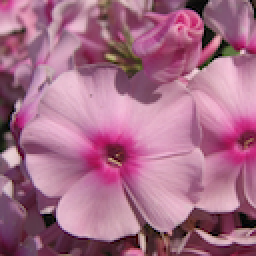
#> input picture flower_color_images/flower_images/0004.png, 128 x 128 px, given in place of 00_002.png, which was not available (shown 2 times larger)
$ jupyter execute pixel.ipynb   (text cells are left out)
#> lines starting #> are read from the running program, lines starting #| are printed output that depends on the picture; pictures that were not available may be replaced by others from this repository, and a replacement may not be noted
[cell 1]
from google.colab import drive #buat loot drive
drive.mount('/content/drive')

[cell 2]
# import the necessary packages
from matplotlib import pyplot as plt
import argparse
import cv2

[cell 3]
def plt_imshow(title, image):
	# convert the image frame BGR to RGB color space and display it
	image = cv2.cvtColor(image, cv2.COLOR_BGR2RGB)
	plt.imshow(image)
	plt.title(title)
	plt.grid(False)
	plt.show()

[cell 4]
cd drive/MyDrive/

[cell 5]
# since we are using Jupyter Notebooks we can replace our argument
# parsing code with *hard coded* arguments and values
args = {
	"image": "/content/drive/MyDrive/TKC/00_002.png"
}

[cell 6]
# load the image, grab its spatial dimensions (width and height),
# and then display the original image to our screen
image = cv2.imread(args["image"])
#> image is the input picture: shape (128, 128, 3); mean B, G, R 135.8, 108.8, 167.2
(h, w) = image.shape[:2]
#> h = 128; w = 128
plt_imshow("Original", image)

[cell 7]
# images are simply NumPy arrays -- with the origin (0, 0) located at
# the top-left of the image
(b, g, r) = image[0, 0]
#> b = 102; g = 53; r = 162
print("Pixel at (0, 0) - Red: {}, Green: {}, Blue: {}".format(r, g, b))
#| Pixel at (0, 0) - Red: 162, Green: 53, Blue: 102

# access the pixel located at x=50, y=20
(b, g, r) = image[20, 50]
#> b = 101; g = 67; r = 140
print("Pixel at (50, 20) - Red: {}, Green: {}, Blue: {}".format(r, g, b))
#| Pixel at (50, 20) - Red: 140, Green: 67, Blue: 101

# update the pixel at (50, 20) and set it to red
image[20, 50] = (0, 0, 255)
(b, g, r) = image[20, 50]
#> b = 0; g = 0; r = 255
print("Pixel at (50, 20) - Red: {}, Green: {}, Blue: {}".format(r, g, b))
#| Pixel at (50, 20) - Red: 255, Green: 0, Blue: 0

[cell 8]
# compute the center of the image, which is simply the width and height
# divided by two
(cX, cY) = (w // 2, h // 2)
#> cX = 64; cY = 64

# since we are using NumPy arrays, we can apply array slicing to grab
# large chunks/regions of interest from the image -- here we grab the
# top-left corner of the image
tl = image[0:cY, 0:cX]
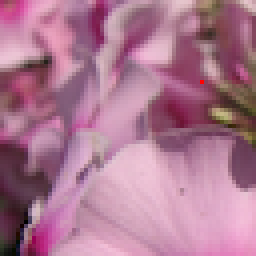
#> tl: shape (64, 64, 3) (shown 4 times larger); mean B, G, R 145.1, 120.2, 173.1
plt_imshow("Top-Left Corner", tl)

[cell 9]
# in a similar fashion, we can crop the top-right, bottom-right, and
# bottom-left corners of the image and then display them to our
# screen
tr = image[0:cY, cX:w]
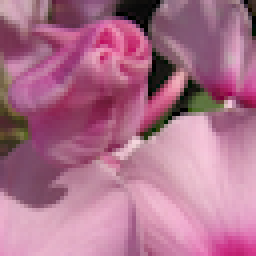
#> tr: shape (64, 64, 3) (shown 4 times larger); mean B, G, R 139.7, 112.2, 172.9
br = image[cY:h, cX:w]
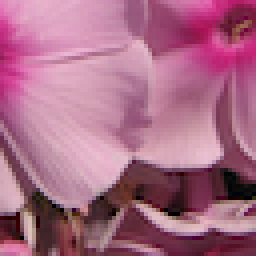
#> br: shape (64, 64, 3) (shown 4 times larger); mean B, G, R 133.1, 106.5, 168.7
bl = image[cY:h, 0:cX]
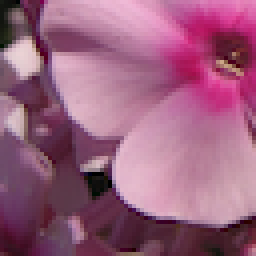
#> bl: shape (64, 64, 3) (shown 4 times larger); mean B, G, R 125.2, 96.1, 154.2
plt_imshow("Top-Right Corner", tr)
plt_imshow("Bottom-Right Corner", br)
plt_imshow("Bottom-Left Corner", bl)

[cell 10]
# set the top-left corner of the original image to be green
image[0:cY, 0:cX] = (0, 255, 0)
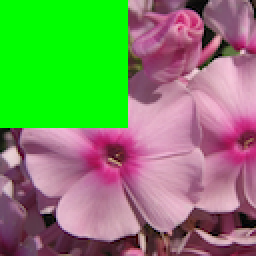
#> image: shape (128, 128, 3) (shown 2 times larger); mean B, G, R 99.5, 142.4, 123.9

# Show our updated image
plt_imshow("Updated", image)

$ run again, on flower_color_images/flower_images/0006.png
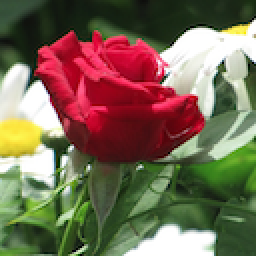
#> input picture flower_color_images/flower_images/0006.png, 128 x 128 px, given in place of 00_002.png, which was not available (shown 2 times larger)
#> image is the input picture: shape (128, 128, 3); mean B, G, R 82.8, 104.4, 120.3
#> `(b, g, r) = image[0, 0]`: b = 55; g = 76; r = 53
#| Pixel at (0, 0) - Red: 53, Green: 76, Blue: 55
#> `(b, g, r) = image[20, 50]`: b = 41; g = 6; r = 188
#| Pixel at (50, 20) - Red: 188, Green: 6, Blue: 41
#> `(b, g, r) = image[20, 50]`: b = 0; r = 255
#| Pixel at (50, 20) - Red: 255, Green: 0, Blue: 0
#> `bl = image[cY:h, 0:cX]`:
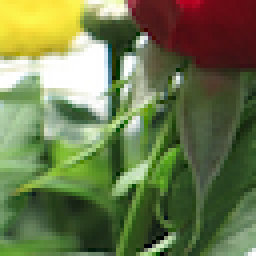
#> bl: shape (64, 64, 3) (shown 4 times larger); mean B, G, R 76.3, 121, 108.6
#> `image[0:cY, 0:cX] = (0, 255, 0)`:
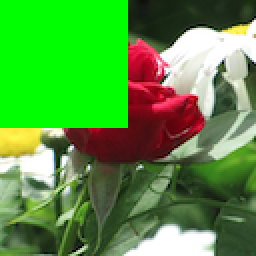
#> image: shape (128, 128, 3) (shown 2 times larger); mean B, G, R 64.7, 150.4, 86.2

$ run again, on flower_color_images/flower_images/0008.png
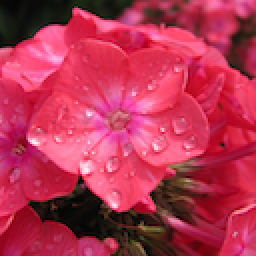
#> input picture flower_color_images/flower_images/0008.png, 128 x 128 px, given in place of 00_002.png, which was not available (shown 2 times larger)
#> image is the input picture: shape (128, 128, 3); mean B, G, R 81.3, 51.8, 180.4
#> `(b, g, r) = image[0, 0]`: b = 8; g = 9
#| Pixel at (0, 0) - Red: 9, Green: 9, Blue: 8
#> `(b, g, r) = image[20, 50]`: b = 115; g = 79; r = 220
#| Pixel at (50, 20) - Red: 220, Green: 79, Blue: 115
#> `(b, g, r) = image[20, 50]`: b = 0; r = 255
#| Pixel at (50, 20) - Red: 255, Green: 0, Blue: 0
#> `bl = image[cY:h, 0:cX]`:
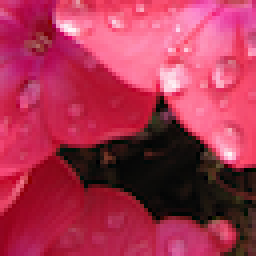
#> bl: shape (64, 64, 3) (shown 4 times larger); mean B, G, R 81.8, 51.8, 169.3
#> `image[0:cY, 0:cX] = (0, 255, 0)`:
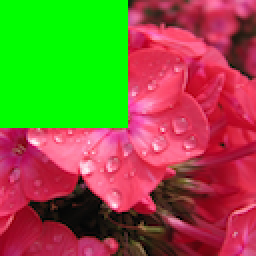
#> image: shape (128, 128, 3) (shown 2 times larger); mean B, G, R 59.3, 101.6, 134.1
